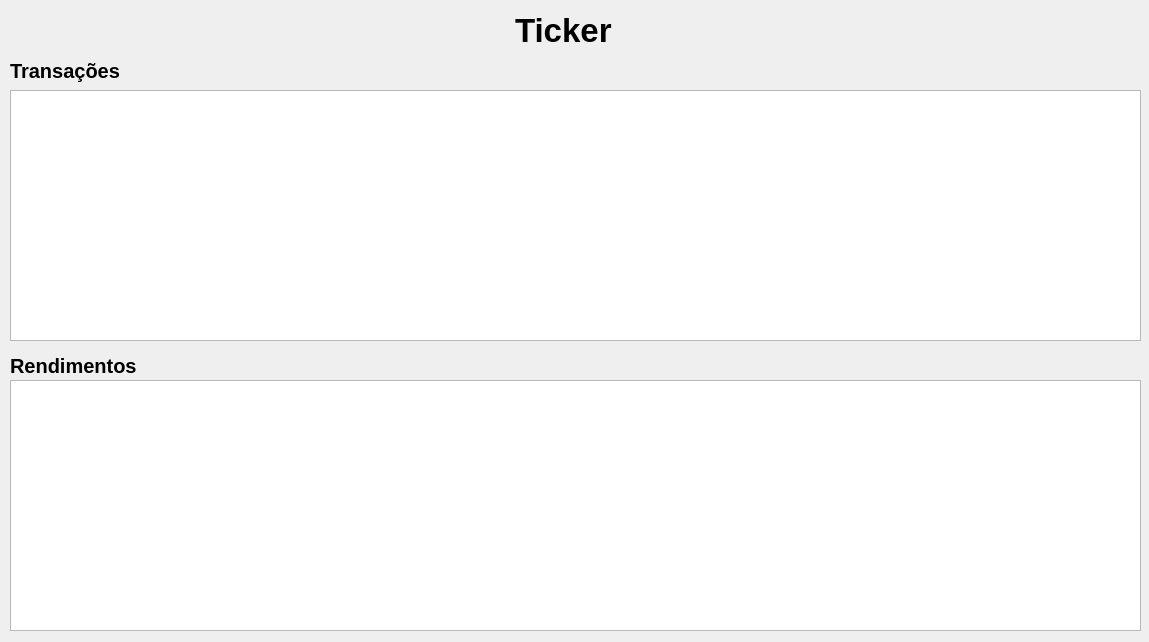
<?xml version="1.0" encoding="UTF-8"?>
<ui version="4.0">
 <class>AssetWindow</class>
 <widget class="QMainWindow" name="AssetWindow">
  <property name="geometry">
   <rect>
    <x>0</x>
    <y>0</y>
    <width>1149</width>
    <height>642</height>
   </rect>
  </property>
  <property name="windowTitle">
   <string>Análise do ativo</string>
  </property>
  <widget class="QWidget" name="centralwidget">
   <widget class="QLabel" name="label_ticker">
    <property name="geometry">
     <rect>
      <x>515</x>
      <y>10</y>
      <width>111</width>
      <height>41</height>
     </rect>
    </property>
    <property name="font">
     <font>
      <pointsize>25</pointsize>
      <weight>75</weight>
      <bold>true</bold>
     </font>
    </property>
    <property name="text">
     <string>Ticker</string>
    </property>
   </widget>
   <widget class="QTableWidget" name="tableWidget_transactions">
    <property name="geometry">
     <rect>
      <x>10</x>
      <y>90</y>
      <width>1131</width>
      <height>251</height>
     </rect>
    </property>
   </widget>
   <widget class="QLabel" name="label_transactions">
    <property name="geometry">
     <rect>
      <x>10</x>
      <y>55</y>
      <width>131</width>
      <height>31</height>
     </rect>
    </property>
    <property name="font">
     <font>
      <pointsize>15</pointsize>
      <weight>75</weight>
      <bold>true</bold>
     </font>
    </property>
    <property name="text">
     <string>Transações</string>
    </property>
   </widget>
   <widget class="QLabel" name="label_yields">
    <property name="geometry">
     <rect>
      <x>10</x>
      <y>355</y>
      <width>151</width>
      <height>21</height>
     </rect>
    </property>
    <property name="font">
     <font>
      <pointsize>15</pointsize>
      <weight>75</weight>
      <bold>true</bold>
     </font>
    </property>
    <property name="text">
     <string>Rendimentos</string>
    </property>
   </widget>
   <widget class="QTableWidget" name="tableWidget_yields">
    <property name="geometry">
     <rect>
      <x>10</x>
      <y>380</y>
      <width>1131</width>
      <height>251</height>
     </rect>
    </property>
   </widget>
  </widget>
 </widget>
 <resources/>
 <connections/>
</ui>
